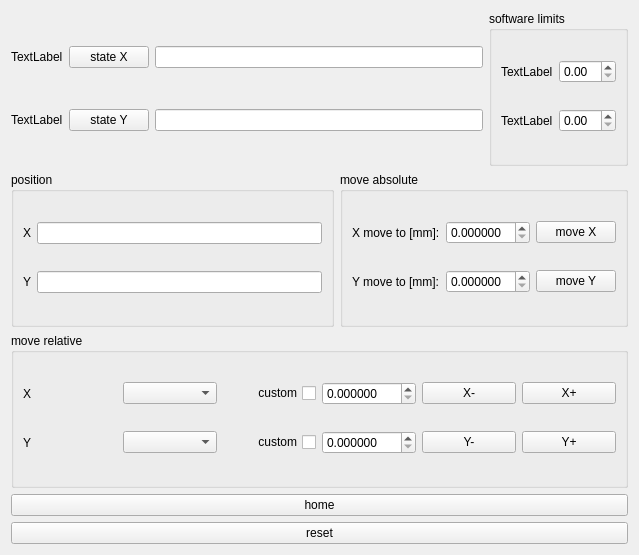
<?xml version="1.0" encoding="UTF-8"?>
<ui version="4.0">
 <class>Form</class>
 <widget class="QWidget" name="Form">
  <property name="geometry">
   <rect>
    <x>0</x>
    <y>0</y>
    <width>639</width>
    <height>555</height>
   </rect>
  </property>
  <property name="windowTitle">
   <string>CONEX-MFACC XY</string>
  </property>
  <layout class="QVBoxLayout" name="verticalLayout">
   <item>
    <layout class="QHBoxLayout" name="horizontalLayout_7">
     <item>
      <layout class="QVBoxLayout" name="verticalLayout_5">
       <item>
        <layout class="QHBoxLayout" name="horizontalLayout_11">
         <item>
          <widget class="QLabel" name="label_8">
           <property name="text">
            <string>TextLabel</string>
           </property>
          </widget>
         </item>
         <item>
          <widget class="QPushButton" name="pushButton">
           <property name="text">
            <string>state X</string>
           </property>
          </widget>
         </item>
         <item>
          <widget class="QLineEdit" name="lineEdit_4"/>
         </item>
        </layout>
       </item>
       <item>
        <layout class="QHBoxLayout" name="horizontalLayout_2">
         <item>
          <widget class="QLabel" name="label_7">
           <property name="text">
            <string>TextLabel</string>
           </property>
          </widget>
         </item>
         <item>
          <widget class="QPushButton" name="pushButton_5">
           <property name="text">
            <string>state Y</string>
           </property>
          </widget>
         </item>
         <item>
          <widget class="QLineEdit" name="lineEdit_3"/>
         </item>
        </layout>
       </item>
      </layout>
     </item>
     <item>
      <widget class="QGroupBox" name="groupBox_4">
       <property name="title">
        <string>software limits</string>
       </property>
       <layout class="QVBoxLayout" name="verticalLayout_6">
        <item>
         <layout class="QHBoxLayout" name="horizontalLayout_8">
          <item>
           <widget class="QLabel" name="label_9">
            <property name="text">
             <string>TextLabel</string>
            </property>
           </widget>
          </item>
          <item>
           <widget class="QDoubleSpinBox" name="doubleSpinBox_5"/>
          </item>
         </layout>
        </item>
        <item>
         <layout class="QHBoxLayout" name="horizontalLayout_12">
          <item>
           <widget class="QLabel" name="label_10">
            <property name="text">
             <string>TextLabel</string>
            </property>
           </widget>
          </item>
          <item>
           <widget class="QDoubleSpinBox" name="doubleSpinBox_6"/>
          </item>
         </layout>
        </item>
       </layout>
      </widget>
     </item>
    </layout>
   </item>
   <item>
    <layout class="QHBoxLayout" name="horizontalLayout">
     <item>
      <widget class="QGroupBox" name="groupBox_3">
       <property name="title">
        <string>position</string>
       </property>
       <layout class="QVBoxLayout" name="verticalLayout_3">
        <item>
         <layout class="QHBoxLayout" name="horizontalLayout_4">
          <item>
           <widget class="QLabel" name="label">
            <property name="text">
             <string>X</string>
            </property>
           </widget>
          </item>
          <item>
           <widget class="QLineEdit" name="lineEdit"/>
          </item>
         </layout>
        </item>
        <item>
         <layout class="QHBoxLayout" name="horizontalLayout_5">
          <item>
           <widget class="QLabel" name="label_2">
            <property name="text">
             <string>Y</string>
            </property>
           </widget>
          </item>
          <item>
           <widget class="QLineEdit" name="lineEdit_2"/>
          </item>
         </layout>
        </item>
       </layout>
      </widget>
     </item>
     <item>
      <widget class="QGroupBox" name="groupBox">
       <property name="title">
        <string>move absolute</string>
       </property>
       <layout class="QVBoxLayout" name="verticalLayout_2">
        <item>
         <layout class="QHBoxLayout" name="horizontalLayout_3">
          <item>
           <widget class="QLabel" name="label_3">
            <property name="text">
             <string>X move to [mm]:</string>
            </property>
           </widget>
          </item>
          <item>
           <widget class="QDoubleSpinBox" name="doubleSpinBox">
            <property name="decimals">
             <number>6</number>
            </property>
            <property name="maximum">
             <double>25.000000000000000</double>
            </property>
           </widget>
          </item>
          <item>
           <widget class="QPushButton" name="pushButton_3">
            <property name="text">
             <string>move X</string>
            </property>
           </widget>
          </item>
         </layout>
        </item>
        <item>
         <layout class="QHBoxLayout" name="horizontalLayout_6">
          <item>
           <widget class="QLabel" name="label_4">
            <property name="text">
             <string>Y move to [mm]:</string>
            </property>
           </widget>
          </item>
          <item>
           <widget class="QDoubleSpinBox" name="doubleSpinBox_2">
            <property name="decimals">
             <number>6</number>
            </property>
           </widget>
          </item>
          <item>
           <widget class="QPushButton" name="pushButton_4">
            <property name="text">
             <string>move Y</string>
            </property>
           </widget>
          </item>
         </layout>
        </item>
       </layout>
      </widget>
     </item>
    </layout>
   </item>
   <item>
    <widget class="QGroupBox" name="groupBox_2">
     <property name="title">
      <string>move relative</string>
     </property>
     <layout class="QVBoxLayout" name="verticalLayout_4">
      <item>
       <layout class="QHBoxLayout" name="horizontalLayout_9">
        <item>
         <widget class="QLabel" name="label_5">
          <property name="text">
           <string>X</string>
          </property>
         </widget>
        </item>
        <item>
         <widget class="QComboBox" name="comboBox"/>
        </item>
        <item>
         <widget class="QCheckBox" name="checkBox">
          <property name="layoutDirection">
           <enum>Qt::RightToLeft</enum>
          </property>
          <property name="text">
           <string>custom</string>
          </property>
         </widget>
        </item>
        <item>
         <widget class="QDoubleSpinBox" name="doubleSpinBox_3">
          <property name="decimals">
           <number>6</number>
          </property>
          <property name="maximum">
           <double>25.000000000000000</double>
          </property>
         </widget>
        </item>
        <item>
         <widget class="QPushButton" name="pushButton_6">
          <property name="text">
           <string>X-</string>
          </property>
         </widget>
        </item>
        <item>
         <widget class="QPushButton" name="pushButton_7">
          <property name="text">
           <string>X+</string>
          </property>
         </widget>
        </item>
       </layout>
      </item>
      <item>
       <layout class="QHBoxLayout" name="horizontalLayout_10">
        <item>
         <widget class="QLabel" name="label_6">
          <property name="text">
           <string>Y</string>
          </property>
         </widget>
        </item>
        <item>
         <widget class="QComboBox" name="comboBox_2"/>
        </item>
        <item>
         <widget class="QCheckBox" name="checkBox_2">
          <property name="layoutDirection">
           <enum>Qt::RightToLeft</enum>
          </property>
          <property name="text">
           <string>custom</string>
          </property>
         </widget>
        </item>
        <item>
         <widget class="QDoubleSpinBox" name="doubleSpinBox_4">
          <property name="decimals">
           <number>6</number>
          </property>
          <property name="maximum">
           <double>25.000000000000000</double>
          </property>
         </widget>
        </item>
        <item>
         <widget class="QPushButton" name="pushButton_8">
          <property name="text">
           <string>Y-</string>
          </property>
         </widget>
        </item>
        <item>
         <widget class="QPushButton" name="pushButton_9">
          <property name="text">
           <string>Y+</string>
          </property>
         </widget>
        </item>
       </layout>
      </item>
     </layout>
    </widget>
   </item>
   <item>
    <widget class="QPushButton" name="pushButton_10">
     <property name="text">
      <string>home</string>
     </property>
    </widget>
   </item>
   <item>
    <widget class="QPushButton" name="pushButton_2">
     <property name="text">
      <string>reset</string>
     </property>
    </widget>
   </item>
  </layout>
 </widget>
 <resources/>
 <connections/>
</ui>
